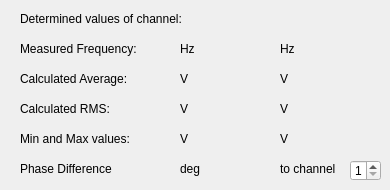
   <widget class="QWidget" name="Measure">
    <property name="toolTip">
     <string>Shows measured values</string>
    </property>
    <attribute name="title">
     <string>Measure</string>
    </attribute>
    <widget class="QLabel" name="labelMeasuredFrequency">
     <property name="geometry">
      <rect>
       <x>20</x>
       <y>40</y>
       <width>141</width>
       <height>17</height>
      </rect>
     </property>
     <property name="text">
      <string>Measured Frequency:</string>
     </property>
    </widget>
    <widget class="QLabel" name="labelCalculatedRMS">
     <property name="geometry">
      <rect>
       <x>20</x>
       <y>100</y>
       <width>141</width>
       <height>17</height>
      </rect>
     </property>
     <property name="text">
      <string>Calculated RMS:</string>
     </property>
    </widget>
    <widget class="QLabel" name="labelMinMaxValue">
     <property name="geometry">
      <rect>
       <x>20</x>
       <y>130</y>
       <width>141</width>
       <height>17</height>
      </rect>
     </property>
     <property name="text">
      <string>Min and Max values:</string>
     </property>
    </widget>
    <widget class="QDoubleLableWithUnit" name="valueMeasuredFrequency">
     <property name="geometry">
      <rect>
       <x>180</x>
       <y>40</y>
       <width>81</width>
       <height>17</height>
      </rect>
     </property>
     <property name="text">
      <string>Hz</string>
     </property>
    </widget>
    <widget class="QDoubleLableWithUnit" name="valueMeasuredMin">
     <property name="geometry">
      <rect>
       <x>180</x>
       <y>130</y>
       <width>81</width>
       <height>17</height>
      </rect>
     </property>
     <property name="text">
      <string>V</string>
     </property>
    </widget>
    <widget class="QDoubleLableWithUnit" name="valueMeasuredMax">
     <property name="geometry">
      <rect>
       <x>280</x>
       <y>130</y>
       <width>81</width>
       <height>17</height>
      </rect>
     </property>
     <property name="text">
      <string>V</string>
     </property>
    </widget>
    <widget class="QDoubleLableWithUnit" name="valueCalculatedRMS">
     <property name="geometry">
      <rect>
       <x>180</x>
       <y>100</y>
       <width>81</width>
       <height>17</height>
      </rect>
     </property>
     <property name="text">
      <string>V</string>
     </property>
    </widget>
    <widget class="QLabel" name="labelCalculatedAVG">
     <property name="geometry">
      <rect>
       <x>20</x>
       <y>70</y>
       <width>141</width>
       <height>17</height>
      </rect>
     </property>
     <property name="text">
      <string>Calculated Average:</string>
     </property>
    </widget>
    <widget class="QDoubleLableWithUnit" name="valueCalculatedAVG">
     <property name="geometry">
      <rect>
       <x>180</x>
       <y>70</y>
       <width>81</width>
       <height>17</height>
      </rect>
     </property>
     <property name="text">
      <string>V</string>
     </property>
    </widget>
    <widget class="QLabel" name="labelMeasuredPhase">
     <property name="geometry">
      <rect>
       <x>20</x>
       <y>160</y>
       <width>141</width>
       <height>17</height>
      </rect>
     </property>
     <property name="text">
      <string>Phase Difference</string>
     </property>
    </widget>
    <widget class="QDoubleLableWithUnit" name="valueMeasuredPhase">
     <property name="geometry">
      <rect>
       <x>180</x>
       <y>160</y>
       <width>81</width>
       <height>17</height>
      </rect>
     </property>
     <property name="text">
      <string>deg</string>
     </property>
    </widget>
    <widget class="QLabel" name="labelChannel">
     <property name="geometry">
      <rect>
       <x>20</x>
       <y>10</y>
       <width>191</width>
       <height>17</height>
      </rect>
     </property>
     <property name="text">
      <string>Determined values of channel:</string>
     </property>
    </widget>
    <widget class="QLabel" name="valueChannel">
     <property name="geometry">
      <rect>
       <x>220</x>
       <y>10</y>
       <width>161</width>
       <height>20</height>
      </rect>
     </property>
     <property name="text">
      <string/>
     </property>
    </widget>
    <widget class="QSpinBox" name="spinChannelPhase">
     <property name="geometry">
      <rect>
       <x>350</x>
       <y>160</y>
       <width>31</width>
       <height>21</height>
      </rect>
     </property>
     <property name="minimum">
      <number>1</number>
     </property>
     <property name="maximum">
      <number>2</number>
     </property>
    </widget>
    <widget class="QLabel" name="labelPhaseTo">
     <property name="geometry">
      <rect>
       <x>280</x>
       <y>160</y>
       <width>71</width>
       <height>17</height>
      </rect>
     </property>
     <property name="text">
      <string>to channel</string>
     </property>
    </widget>
    <widget class="QDoubleLableWithUnit" name="valueMeasuredFrequency_avg">
     <property name="geometry">
      <rect>
       <x>280</x>
       <y>40</y>
       <width>81</width>
       <height>17</height>
      </rect>
     </property>
     <property name="text">
      <string>Hz</string>
     </property>
    </widget>
    <widget class="QDoubleLableWithUnit" name="valueCalculatedAVG_avg">
     <property name="geometry">
      <rect>
       <x>280</x>
       <y>70</y>
       <width>81</width>
       <height>17</height>
      </rect>
     </property>
     <property name="text">
      <string>V</string>
     </property>
    </widget>
    <widget class="QDoubleLableWithUnit" name="valueCalculatedRMS_avg">
     <property name="geometry">
      <rect>
       <x>280</x>
       <y>100</y>
       <width>81</width>
       <height>17</height>
      </rect>
     </property>
     <property name="text">
      <string>V</string>
     </property>
    </widget>
   </widget>
